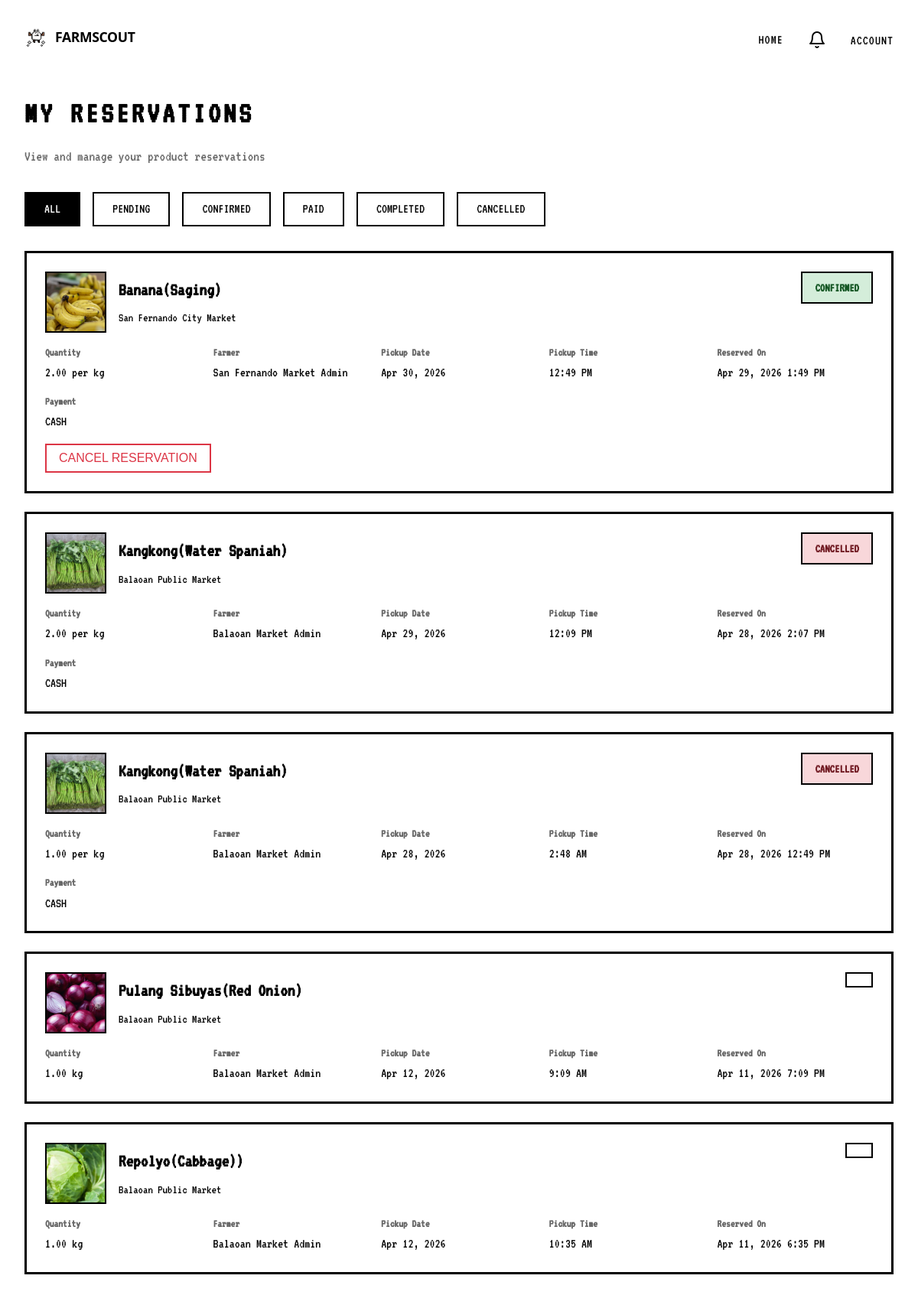
The page /my-reservations.php (signed in) on the database its author committed.
### tables this page shows
CREATE TABLE `reservations` (
  `id` int(11) NOT NULL,
  `user_id` int(11) NOT NULL COMMENT 'Consumer who made the reservation',
  `farmer_id` int(11) NOT NULL COMMENT 'Farmer who owns the product',
  `product_id` int(11) NOT NULL COMMENT 'Product being reserved',
  `market_id` int(11) NOT NULL COMMENT 'Market where product is sold',
  `quantity` decimal(10,2) NOT NULL COMMENT 'Quantity requested (e.g., 5.00)',
  `unit` varchar(50) DEFAULT NULL COMMENT 'Unit of measurement (e.g., kg, piece)',
  `preferred_pickup_date` date DEFAULT NULL COMMENT 'Preferred date for pickup',
  `preferred_pickup_time` time DEFAULT NULL COMMENT 'Preferred time for pickup',
  `notes` text DEFAULT NULL COMMENT 'Optional message from user',
  `payment_method` enum('cash','gcash') DEFAULT NULL,
  `gcash_reference` varchar(120) DEFAULT NULL,
  `status` enum('pending','confirmed','paid','completed','cancelled') NOT NULL DEFAULT 'pending',
  `created_at` timestamp NOT NULL DEFAULT current_timestamp(),
  `updated_at` timestamp NOT NULL DEFAULT current_timestamp() ON UPDATE current_timestamp(),
  `accepted_at` timestamp NULL DEFAULT NULL,
  `confirmed_at` timestamp NULL DEFAULT NULL,
  `paid_at` timestamp NULL DEFAULT NULL,
  `completed_at` timestamp NULL DEFAULT NULL,
  `is_archived` tinyint(1) NOT NULL DEFAULT 0 COMMENT '1 = archived (hidden from user view)',
  `hide_from_chat_user` tinyint(1) NOT NULL DEFAULT 0 COMMENT 'hidden from chat by user',
  `hide_from_chat_farmer` tinyint(1) NOT NULL DEFAULT 0 COMMENT 'hidden from chat by farmer',
  `declined_at` timestamp NULL DEFAULT NULL,
  `decline_reason` text DEFAULT NULL COMMENT 'Farmer reason when declining',
  `accept_note` text DEFAULT NULL COMMENT 'Farmer note when accepting'
);

CREATE TABLE `market_products` (
  `id` int(11) NOT NULL,
  `market_id` int(11) NOT NULL,
  `farmer_id` int(11) NOT NULL,
  `product_name` varchar(255) NOT NULL,
  `product_description` text DEFAULT NULL,
  `category` varchar(100) DEFAULT NULL,
  `price` decimal(10,2) NOT NULL,
  `unit` varchar(50) DEFAULT 'per kg',
  `stock_quantity` int(11) DEFAULT 0,
  `is_available` tinyint(1) DEFAULT 1,
  `product_image` varchar(255) DEFAULT NULL,
  `created_at` timestamp NOT NULL DEFAULT current_timestamp(),
  `updated_at` timestamp NOT NULL DEFAULT current_timestamp() ON UPDATE current_timestamp()
);

CREATE TABLE `markets` (
  `id` int(11) NOT NULL,
  `market_name` varchar(255) NOT NULL,
  `market_description` text DEFAULT NULL,
  `address` text NOT NULL,
  `latitude` decimal(10,8) NOT NULL,
  `longitude` decimal(11,8) NOT NULL,
  `contact_number` varchar(20) DEFAULT NULL,
  `email` varchar(255) DEFAULT NULL,
  `operating_hours` text DEFAULT NULL,
  `market_type` enum('public','private','cooperative') DEFAULT 'public',
  `status` enum('active','inactive','maintenance') DEFAULT 'active',
  `vendor_id` int(11) DEFAULT NULL,
  `created_at` timestamp NOT NULL DEFAULT current_timestamp(),
  `updated_at` timestamp NOT NULL DEFAULT current_timestamp() ON UPDATE current_timestamp(),
  `opening_time` time DEFAULT '06:00:00',
  `closing_time` time DEFAULT '18:00:00',
  `is_open` tinyint(1) DEFAULT 1,
  `operating_days` varchar(100) DEFAULT 'Mon,Tue,Wed,Thu,Fri,Sat,Sun'
);

CREATE TABLE `users` (
  `id` int(11) NOT NULL,
  `username` varchar(50) NOT NULL,
  `email` varchar(100) NOT NULL,
  `password_hash` varchar(255) NOT NULL,
  `full_name` varchar(100) NOT NULL,
  `role` enum('admin','vendor','user') DEFAULT 'user',
  `is_active` tinyint(1) DEFAULT 1,
  `verification_token` varchar(64) DEFAULT NULL,
  `last_login` timestamp NULL DEFAULT NULL,
  `created_at` timestamp NOT NULL DEFAULT current_timestamp(),
  `updated_at` timestamp NOT NULL DEFAULT current_timestamp() ON UPDATE current_timestamp(),
  `google_id` varchar(255) DEFAULT NULL,
  `profile_picture` text DEFAULT NULL,
  `login_method` enum('email','google') DEFAULT 'email',
  `is_verified` tinyint(1) DEFAULT 0,
  `password_reset_token` varchar(64) DEFAULT NULL,
  `password_reset_expires` datetime DEFAULT NULL,
  `user_role` varchar(50) DEFAULT 'consumer',
  `phone_number` varchar(20) DEFAULT NULL,
  `address` text DEFAULT NULL,
  `profile_image` varchar(255) DEFAULT NULL,
  `email_notifications` tinyint(1) DEFAULT 1
);

### includes/enhanced_functions.php (called while the page is built, shortened)
<?php
if (!function_exists('assetUrl')) {
    function assetUrl(string $path): string {
        $base = getenv('ASSET_BASE_URL') ?: getenv('APP_URL') ?: '';
        $cleanPath = ltrim($path, '/');
        if ($base === '') {
            return $cleanPath;
        }
        return rtrim($base, '/') . '/' . $cleanPath;
    }
}
?>

### my-reservations.php (the view, shortened to what this page needs)
<?php
require_once 'includes/enhanced_functions.php';
$user_id = $_SESSION['user_id'];
$conn = getDB();
$reservations = [];
if ($conn) {
    try {
        $status_condition = '';
        $root_only = '';
        $query = "SELECT r.*,
                  mp.product_name, mp.product_image,
                  u.full_name as farmer_name, u.email as farmer_email, u.phone_number as farmer_phone,
                  m.market_name, m.address as market_address
                  FROM reservations r
                  LEFT JOIN market_products mp ON r.product_id = mp.id
                  LEFT JOIN users u ON r.farmer_id = u.id
                  LEFT JOIN markets m ON r.market_id = m.id
                  WHERE r.user_id = :user_id
                  $root_only
                  $status_condition
                  ORDER BY r.created_at DESC";
        $stmt = $conn->prepare($query);
        $stmt->bindParam(':user_id', $user_id);
        $stmt->execute();
        $reservations = $stmt->fetchAll(PDO::FETCH_ASSOC);
    } catch (PDOException $e) {
        error_log("Error fetching reservations: " . $e->getMessage());
        $reservations = [];
    }
}
?>
<!DOCTYPE html>
<html lang="en">
<head>
</head>
<body class="reservations-page">
<?php
include 'includes/header-market-finder.php';
?>
<div class="reservations-container">
    <h1 class="page-title">MY RESERVATIONS</h1>
    <p class="page-description">View and manage your product reservations</p>
    <div class="status-filter">
        <a href="my-reservations.php" class="status-filter-btn <?php echo !isset($_GET['status']) ? 'active' : ''; ?>">ALL</a>
        <a href="my-reservations.php?status=pending" class="status-filter-btn <?php echo (isset($_GET['status']) && $_GET['status'] === 'pending') ? 'active' : ''; ?>">PENDING</a>
        <a href="my-reservations.php?status=confirmed" class="status-filter-btn <?php echo (isset($_GET['status']) && $_GET['status'] === 'confirmed') ? 'active' : ''; ?>">CONFIRMED</a>
        <a href="my-reservations.php?status=paid" class="status-filter-btn <?php echo (isset($_GET['status']) && $_GET['status'] === 'paid') ? 'active' : ''; ?>">PAID</a>
        <a href="my-reservations.php?status=completed" class="status-filter-btn <?php echo (isset($_GET['status']) && $_GET['status'] === 'completed') ? 'active' : ''; ?>">COMPLETED</a>
        <a href="my-reservations.php?status=cancelled" class="status-filter-btn <?php echo (isset($_GET['status']) && $_GET['status'] === 'cancelled') ? 'active' : ''; ?>">CANCELLED</a>
    </div>
    <div class="reservations-list">
        <?php if (empty($reservations)): ?>
            <div class="empty-state">
                No reservations found.
            </div>
        <?php else: ?>
            <?php foreach ($reservations as $reservation): ?>
                <?php
                    $lines = !empty($reservation['line_items']) ? $reservation['line_items'] : [[
                        'product_name' => $reservation['product_name'] ?? 'Product',
                        'product_image' => $reservation['product_image'] ?? '',
                        'quantity' => $reservation['quantity'] ?? '',
                        'unit' => $reservation['unit'] ?? '',
                    ]];
                    $headImg = $lines[0]['product_image'] ?? ($reservation['product_image'] ?? '');
                    $headTitle = count($lines) > 1
                        ? (count($lines) . ' products')
                        : (string)($lines[0]['product_name'] ?? 'Product');
                ?>
                <div class="reservation-card">
                    <div class="reservation-header">
                        <div class="reservation-product">
                            <img src="<?php echo htmlspecialchars(assetUrl($headImg ?: 'assets/images/placeholder-product.svg')); ?>"
                                 alt="<?php echo htmlspecialchars($headTitle); ?>">
                            <div class="reservation-product-info">
                                <h3><?php echo htmlspecialchars($headTitle); ?></h3>
                                <p><?php echo htmlspecialchars($reservation['market_name']); ?></p>
                            </div>
                        </div>
                        <div class="reservation-status <?php echo htmlspecialchars($reservation['status']); ?>">
                            <?php echo strtoupper($reservation['status']); ?>
                        </div>
                    </div>
                    <div class="reservation-details">
                        <div class="reservation-detail-item">
                            <strong>Quantity</strong>
                            <?php echo count($lines) > 1
                                ? htmlspecialchars(count($lines) . ' product lines')
                                : htmlspecialchars($reservation['quantity'] . ' ' . $reservation['unit']); ?>
                        </div>
                        <div class="reservation-detail-item">
                            <strong>Farmer</strong>
                            <?php echo htmlspecialchars($reservation['farmer_name']); ?>
                        </div>
                        <?php if ($reservation['preferred_pickup_date']): ?>
                            <div class="reservation-detail-item">
                                <strong>Pickup Date</strong>
                                <?php echo date('M d, Y', strtotime($reservation['preferred_pickup_date'])); ?>
                            </div>
                        <?php endif; ?>
                        <?php if ($reservation['preferred_pickup_time']): ?>
                            <div class="reservation-detail-item">
                                <strong>Pickup Time</strong>
                                <?php echo date('g:i A', strtotime($reservation['preferred_pickup_time'])); ?>
                            </div>
                        <?php endif; ?>
                        <div class="reservation-detail-item">
                            <strong>Reserved On</strong>
                            <?php echo date('M d, Y g:i A', strtotime($reservation['created_at'])); ?>
                        </div>
                        <?php if (!empty($reservation['payment_method'])): ?>
                            <div class="reservation-detail-item">
                                <strong>Payment</strong>
                                <?php echo strtoupper(htmlspecialchars($reservation['payment_method'])); ?>
                            </div>
                        <?php endif; ?>
                    </div>
                    <?php if (in_array($reservation['status'], ['pending', 'confirmed'])): ?>
                        <div class="reservation-actions">
                            <button type="button" class="reservation-btn danger" onclick="openCancelModal(<?php echo $reservation['id']; ?>)">CANCEL RESERVATION</button>
                        </div>
                    <?php endif; ?>
                </div>
            <?php endforeach; ?>
        <?php endif; ?>
    </div>
</div>
</body>
</html>

### rows shown on the page
reservations: product.product_image (picture), product.product_name "Banana(Saging)", market.market_name "San Fernando City Market", status "CONFIRMED", quantity+unit "2.00 per kg", farmer.full_name "San Fernando Market Admin", preferred_pickup_date "Apr 30, 2026", preferred_pickup_time "12:49 PM", created_at "Apr 29, 2026 1:49 PM", payment_method "CASH"
reservations: product.product_image (picture), product.product_name "Kangkong(Water Spaniah)", market.market_name "Balaoan Public Market", status "CANCELLED", quantity+unit "2.00 per kg", farmer.full_name "Balaoan Market Admin", preferred_pickup_date "Apr 29, 2026", preferred_pickup_time "12:09 PM", created_at "Apr 28, 2026 2:07 PM", payment_method "CASH"
reservations: product.product_image (picture), product.product_name "Kangkong(Water Spaniah)", market.market_name "Balaoan Public Market", status "CANCELLED", quantity+unit "1.00 per kg", farmer.full_name "Balaoan Market Admin", preferred_pickup_date "Apr 28, 2026", preferred_pickup_time "2:48 AM", created_at "Apr 28, 2026 12:49 PM", payment_method "CASH"
reservations: product.product_image (picture), product.product_name "Pulang Sibuyas(Red Onion)", market.market_name "Balaoan Public Market", quantity+unit "1.00 kg", farmer.full_name "Balaoan Market Admin", preferred_pickup_date "Apr 12, 2026", preferred_pickup_time "9:09 AM", created_at "Apr 11, 2026 7:09 PM"
reservations: product.product_image (picture), product.product_name "Repolyo(Cabbage))", market.market_name "Balaoan Public Market", quantity+unit "1.00 kg", farmer.full_name "Balaoan Market Admin", preferred_pickup_date "Apr 12, 2026", preferred_pickup_time "10:35 AM", created_at "Apr 11, 2026 6:35 PM"
